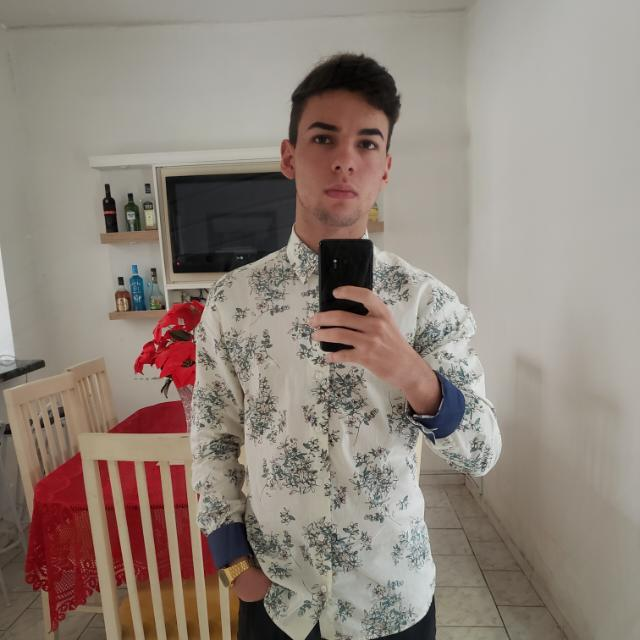
#> input picture bruno.jpg, 640 x 640 px
$ python Blur.py
#> lines starting #> are read from the running program, lines starting #| are printed output that depends on the picture
import cv2
img = cv2.imread("bruno.jpg", cv2.IMREAD_COLOR)
#> img is the input picture: shape (640, 640, 3); mean B, G, R 123, 132.5, 144.6
blur = cv2.blur(img, (10, 10))
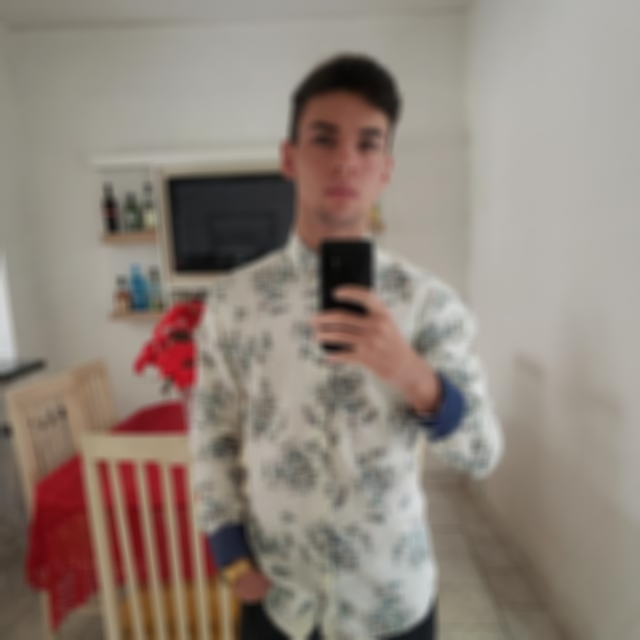
#> blur: shape (640, 640, 3); mean B, G, R 123, 132.5, 144.6
cv2.imshow('bruno', blur)
cv2.waitKey(0)
cv2.destroyAllWindows()
cv2.imwrite("brunoresult.png", blur)
